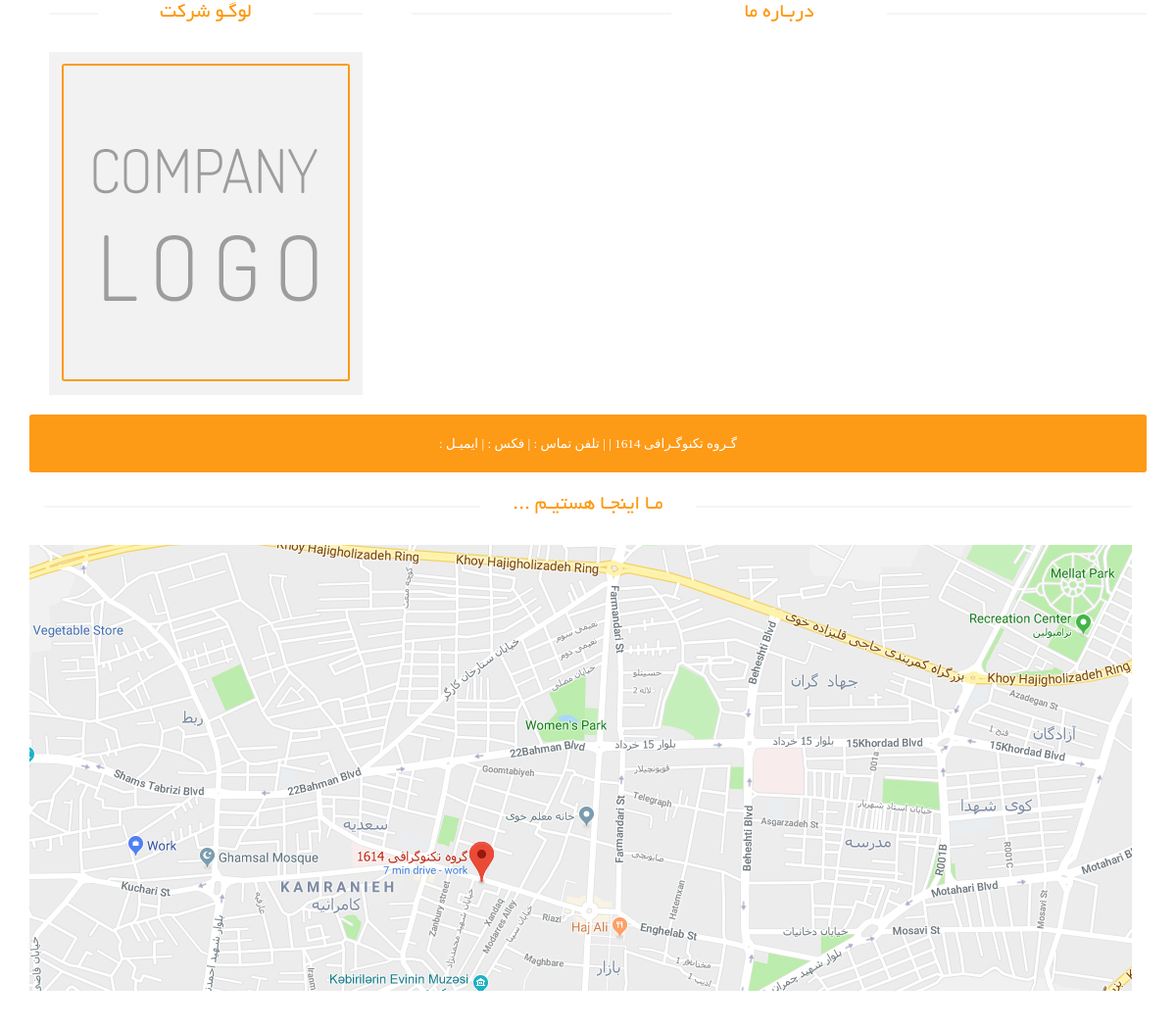
Page /about/ on the earlier database version.
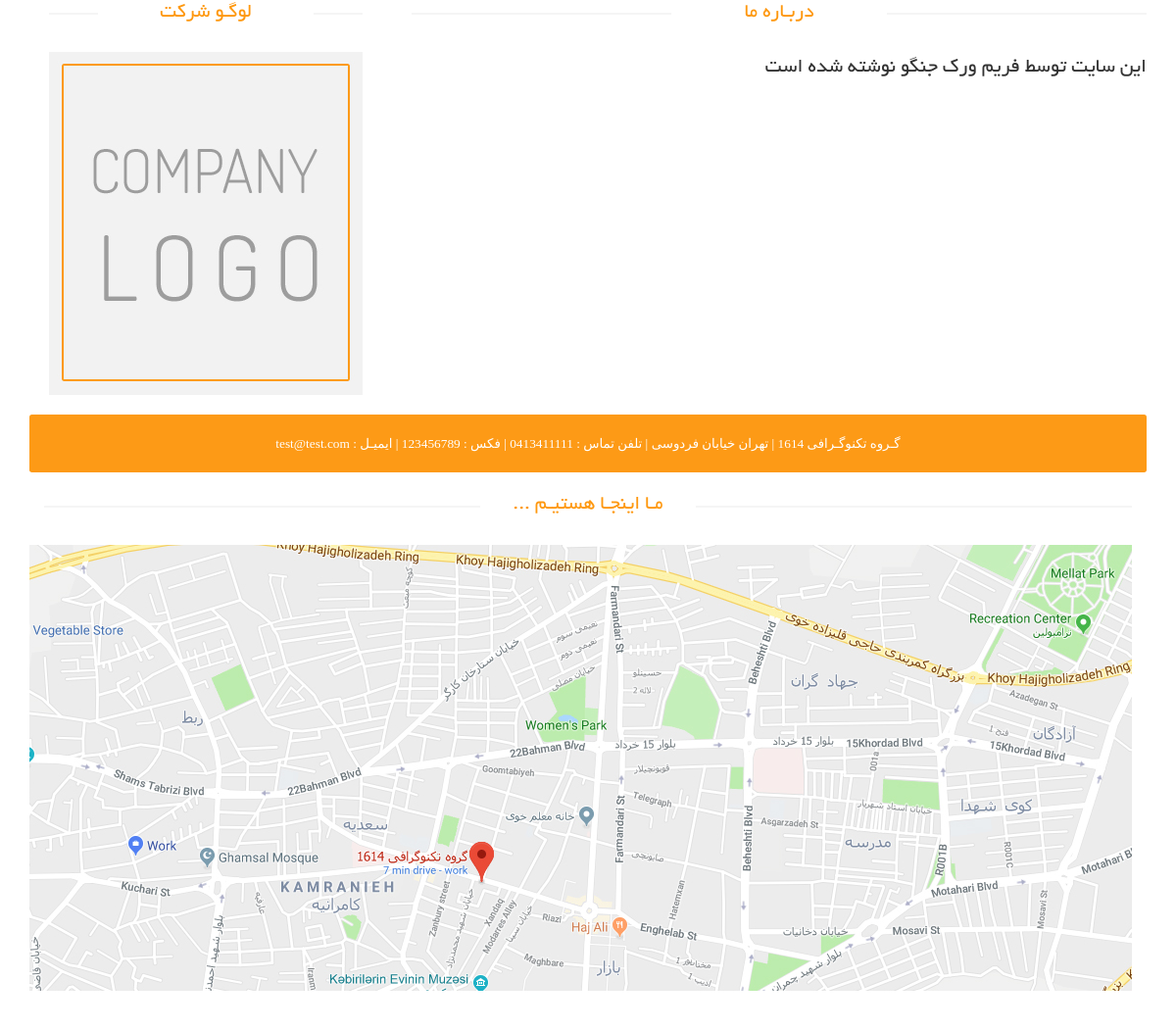
Same page on the later database version.
### SiteSetting/models.py (models this page shows, shortened)
class SiteSettings(models.Model):
    site_name = models.CharField(max_length=50)
    site_url = models.CharField(max_length=200)
    address = models.CharField(max_length=200)
    phone = models.CharField(max_length=200)
    fax = models.CharField(max_length=50)
    email = models.EmailField()
    copy_right = models.CharField(max_length=200)
    about_us_text = models.CharField(max_length=200)
    site_logo = models.ImageField(upload_to='images/site-setting')
    is_main_setting = models.BooleanField()

### home/views.py (the view)
# urls.py: path('about/', views.AboutUsView.as_view(), name='AboutUs-page'),
class AboutUsView(TemplateView):
    template_name = 'home/aboutus.html'
    def get_context_data(self, **kwargs):
        context = super().get_context_data()
        data: SiteSettings = SiteSettings.objects.filter(is_main_setting=True).first()
        context['data'] = data
        return context

### home/templates/home/aboutus.html (shortened to what this page needs)
{% extends 'shared/base.html' %}
{% load static %}
{% block content %}
    <div id="contact-page" class="container">
    	<div class="bg">
    		<div class="row">
				<div class="col-sm-4">
	    			<div class="contact-info">
	    				<h2 class="title text-center">لوگـو شرکت</h2>
						<img src="{% static 'images/home/About-Logo.jpg' %}" class="img-responsive">
	    			</div>
    			</div>
	    		<div class="col-sm-8">
	    			<div class="about">
	    				<h2 class="title text-center">دربـاره ما</h2>
						<p class="about-desc">
	    				    {{ data.about_us_text }}
						</p>
	    			</div>
	    		</div>
	    	</div>
			<div class="row">
				<div class="col-sm-12 about-address">
					<address>
	    				<p>گـروه تکنوگـرافی 1614
                            | {{ data.address }}
                            | تلفن تماس : {{ data.phone}}
                            | فکس : {{ data.fax }}
                            | ایمیـل : {{ data.email}}
						</p>
	    			</address>
				</div>
			</div>
			<div class="row">
				<div class="container">
	    			<div class="col-sm-12" style="overflow: hidden; margin-bottom: 40px">    			   		<h2 class="title text-center">مـا اینجـا هستیـم ... </h2>    			    						<div id="gmap" class="contact-map">
							<img src="{% static 'images/home/Map.jpg' %}"alt="Map">
						</div>
					</div>
				</div>
			</div>
    	</div>
    </div>
{% endblock %}

Differences in the rows shown:
added SiteSettings: about_us_text "این سایت توسط فریم ورک جنگو نوشته شده است", address "تهران خیابان فردوسی", email "test@test.com"
